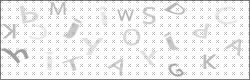
#> input picture captcha generator/captcha-images/templates/bg3.jpeg, 250 x 80 px; its folder holds only this picture in this run
$ python main.py
#> lines starting #> are read from the running program, lines starting #| are printed output that depends on the picture
import os
import glob
import string
import random
from PIL import Image,ImageDraw,ImageFont

class i:
    def checker():
        try:
            if os.path.exists('captcha-output') and os.path.exists('captcha-output/pool.py'):
                return True
        except FileNotFoundError:
                return False

x = i
ldrs = ['captcha-images/templates/*.jpeg','captcha-images/templates/*.png']

def random_picture():
    if x.checker and ldrs:
        images = glob.glob(random.choice(ldrs))
        randompict = random.choice(images)
    elif not images or randompict:
        return
    return randompict

def random_seed(amount):
    if not amount and type(amount) != 'int':
        return
    chars = string.ascii_letters + string.digits
    return ''.join(
        random.choice(chars)
        for i in range(amount))

def generate_captcha(txt, output, font):
#> called with txt = '2yW4A', output = 'captcha-images/captcha-output/2yW4A.png', font = 'fonts/EraserDust-p70d.ttf'
    if random_picture and (txt and output and font):
        img = Image.open(f"{random_picture()}")
#> img is the input picture: PIL image 250x80 RGB; mean R, G, B 240.9, 240.9, 240.9
        d1 = ImageDraw.Draw(img)
        fq = ImageFont.truetype(font, 50)
        d1.text((15,15), txt, (237, 230, 211), font=fq)
    return img.save(
        output,optimize=True, quality=50
    )
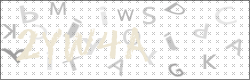
#> saved as 2yW4A.png: PIL image 250x80 RGB; mean R, G, B 240.4, 239.9, 238.6

captchaid = random_seed(5)

generate_captcha(captchaid,f'captcha-images/captcha-output/{captchaid}.png','fonts/EraserDust-p70d.ttf')
print(captchaid + ' was generated!')
